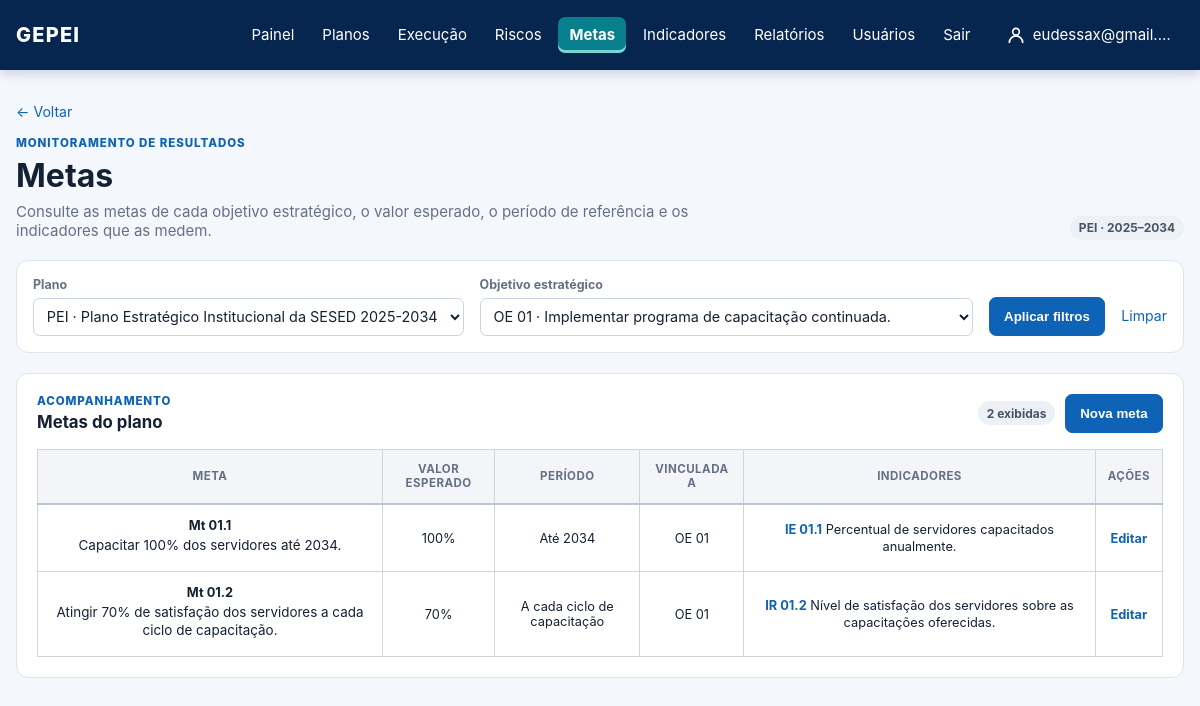
Before: /metas/?plan=1&objective=4 (signed in) with the older database file.
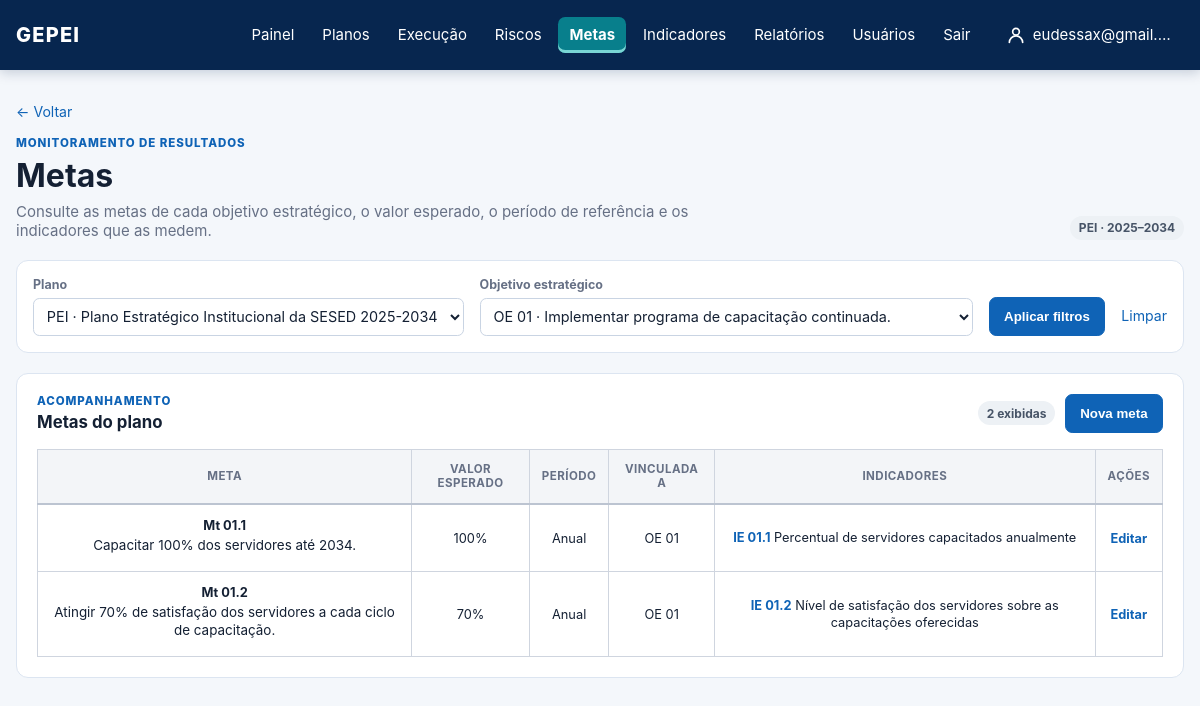
After: the same page with the newer database file.
### core/models.py (models this page shows, shortened)
class StrategicTarget(models.Model):
    artifact = models.ForeignKey(
        PlanArtifact,
        on_delete=models.PROTECT,
        related_name="targets",
    )
    action = models.ForeignKey(
        StrategicAction,
        null=True,
        blank=True,
        on_delete=models.CASCADE,
        related_name="targets",
    )
    code = models.CharField(max_length=30, blank=True)
    description = models.TextField()
    target_value = models.CharField(max_length=120, blank=True)
    unit_of_measure = models.CharField(max_length=80, blank=True)
    reference_period = models.CharField(max_length=120, blank=True)

class Indicator(models.Model):
    class Direction(models.TextChoices):
        HIGHER_IS_BETTER = "MAIOR_MELHOR", "Maior é melhor"
        LOWER_IS_BETTER = "MENOR_MELHOR", "Menor é melhor"
        RANGE = "FAIXA", "Faixa esperada"
    class Frequency(models.TextChoices):
        MONTHLY = "MENSAL", "Mensal"
        BIMONTHLY = "BIMESTRAL", "Bimestral"
        QUARTERLY = "TRIMESTRAL", "Trimestral"
        FOUR_MONTHLY = "QUADRIMESTRAL", "Quadrimestral"
        SEMIANNUAL = "SEMESTRAL", "Semestral"
        ANNUAL = "ANUAL", "Anual"
        BIENNIAL = "BIENAL", "Bienal"
        OTHER = "OUTRA", "Outra"
    class IndicatorType(models.TextChoices):
        EFFORT = "ESFORCO", "Esforço"
        RESULT = "RESULTADO", "Resultado"
    code = models.CharField(max_length=30, blank=True)
    name = models.CharField(max_length=255)
    indicator_type = models.CharField(max_length=10, choices=IndicatorType.choices, blank=True)
    description = models.TextField(blank=True)
    formula = models.TextField(blank=True)
    unit_of_measure = models.CharField(max_length=80, blank=True)
    data_source = models.CharField(max_length=255, blank=True)
    frequency = models.CharField(max_length=16, choices=Frequency.choices, default=Frequency.ANNUAL)
    direction = models.CharField(max_length=16, choices=Direction.choices, default=Direction.HIGHER_IS_BETTER)
    baseline = models.CharField(max_length=120, blank=True)
    responsible_unit = models.ForeignKey(
        OrganizationalUnit,
        null=True,
        blank=True,
        on_delete=models.PROTECT,
        related_name="indicators",
    )
    artifacts = models.ManyToManyField(PlanArtifact, related_name="indicators", blank=True)
    targets = models.ManyToManyField(StrategicTarget, related_name="indicators", blank=True)

class PlanArtifact(models.Model):
    class ArtifactType(models.TextChoices):
        DIMENSION = "DIMENSAO", "Dimensão BSC"
        AXIS = "EIXO", "Eixo Estratégico"
        OBJECTIVE = "OBJETIVO", "Objetivo Estratégico"
        PROJECT = "PROJETO", "Projeto Estratégico"
    plan = models.ForeignKey(Plan, on_delete=models.CASCADE, related_name="artifacts")
    parent = models.ForeignKey("self", null=True, blank=True, on_delete=models.CASCADE)
    artifact_type = models.CharField(max_length=12, choices=ArtifactType.choices)
    code = models.CharField(max_length=30, blank=True)
    title = models.CharField(max_length=255)
    description = models.TextField(blank=True)

### core/views.py (the view)
# urls.py: path("metas/", views.target_overview, name="target_overview"),
@login_required
@permission_required("core.view_strategictarget", raise_exception=True)
def target_overview(request):
    plans = Plan.objects.filter(active=True).order_by("start_date", "acronym")
    selected_plan = request.GET.get("plan", "")
    selected_objective = request.GET.get("objective", "")
    plan = plans.filter(pk=selected_plan).first() if selected_plan.isdigit() else plans.first()
    targets = StrategicTarget.objects.none()
    objectives = PlanArtifact.objects.none()
    if plan:
        objectives = PlanArtifact.objects.filter(
            plan=plan,
            artifact_type=PlanArtifact.ArtifactType.OBJECTIVE,
        ).order_by("code", "title")
        targets = (
            StrategicTarget.objects.filter(artifact__plan=plan)
            .filter(
                Q(action__isnull=True) | Q(action__in=scope_actions(StrategicAction.objects.all(), request.user))
            )
            .select_related("artifact", "action")
            .prefetch_related("indicators")
            .order_by("code", "description")
        )
        if selected_objective.isdigit():
            targets = targets.filter(artifact_id=selected_objective)
    can_add_target = request.user.has_perm("core.add_strategictarget")
    can_edit_target = request.user.has_perm("core.change_strategictarget")
    target_form = None
    editing_target = None
    if request.method == "POST":
        _require_permission(
            request.user,
            "change_strategictarget" if request.POST.get("target_id", "").isdigit() else "add_strategictarget",
        )
    if plan and (can_add_target or can_edit_target):
        form_actions = scope_actions(StrategicAction.objects.all(), request.user)
        if request.method == "POST":
            target_id = request.POST.get("target_id", "")
            if target_id.isdigit():
                _require_permission(request.user, "change_strategictarget")
                editing_target = get_object_or_404(targets, pk=target_id)
            else:
                _require_permission(request.user, "add_strategictarget")
            target_form = StrategicTargetForm(request.POST, instance=editing_target, plan=plan, actions=form_actions)
            if target_form.is_valid():
                target = target_form.save()
                messages.success(request, "Meta atualizada." if editing_target else "Meta cadastrada.")
                return redirect(f"{reverse('target_overview')}?{urlencode({'plan': plan.id})}#meta-{target.id}")
        elif request.GET.get("editar", "").isdigit() and can_edit_target:
            editing_target = get_object_or_404(targets, pk=request.GET["editar"])
            target_form = StrategicTargetForm(instance=editing_target, plan=plan, actions=form_actions)
        elif can_add_target:
            initial = {"artifact": selected_objective} if selected_objective.isdigit() else {}
            target_form = StrategicTargetForm(initial=initial, plan=plan, actions=form_actions)
    return render(
        request,
        "core/target_overview.html",
        {
            "can_add_target": can_add_target,
            "can_edit_target": can_edit_target,
            "target_form": target_form,
            "editing_target": editing_target,
            "plans": plans,
            "objectives": objectives,
            "plan": plan,
            "selected_plan": str(plan.id) if plan else "",
            "selected_objective": selected_objective,
            "targets": targets,
        },
    )

### core/context_processors.py (called while the page is built)
def navigation_plans(request):
    if not request.user.is_authenticated:
        return {"navigation_plans": []}
    return {"navigation_plans": Plan.objects.order_by("acronym", "name")}

### core/permissions.py (called while the page is built, shortened)
def is_administrator(user):
    if user.is_superuser:
        return True
    return user.groups.filter(name__iexact=ADMINISTRATOR_GROUP_NAME).exists()

def user_unit_ids(user):
    if is_administrator(user):
        return None

def scope_actions(queryset, user):
    ids = user_unit_ids(user)
    if ids is None:
        return queryset
    from .models import StrategicAction
    visible = StrategicAction.objects.filter(
        Q(coordinating_unit_id__in=ids) | Q(participating_units__in=ids)
    ).values("pk")
    return queryset.filter(pk__in=visible)

### templates/core/target_overview.html (shortened to what this page needs)
{% extends "base.html" %}
{% block content %}
  <a class="back-link" href="{% url 'dashboard' %}">← Voltar</a>
  <section class="page-heading dashboard-heading">
    <div>
      <p class="eyebrow">Monitoramento de resultados</p>
      <h1>Metas</h1>
      <p>Consulte as metas de cada objetivo estratégico, o valor esperado, o período de referência e os indicadores que as medem.</p>
    </div>
    {% if plan %}<span class="chip chip-neutral">{{ plan.acronym }} · {{ plan.start_date|date:"Y" }}–{{ plan.end_date|date:"Y" }}</span>{% endif %}
  </section>
  <form class="dashboard-filters" method="get" aria-label="Filtros das metas">
    <label>Plano
      <select name="plan">{% for available_plan in plans %}<option value="{{ available_plan.id }}" {% if selected_plan == available_plan.id|stringformat:"s" %}selected{% endif %}>{{ available_plan.acronym }} · {{ available_plan.name }}</option>{% endfor %}</select>
    </label>
    <label class="filter-wide">Objetivo estratégico
      <select name="objective"><option value="">Todos os objetivos</option>{% for objective in objectives %}<option value="{{ objective.id }}" {% if selected_objective == objective.id|stringformat:"s" %}selected{% endif %}>{{ objective.code }} · {{ objective.title }}</option>{% endfor %}</select>
    </label>
    <button class="button button-primary" type="submit">Aplicar filtros</button>
    <a class="clear-filter" href="{% url 'target_overview' %}">Limpar</a>
  </form>
  <section class="panel indicator-list-panel">
    <div class="panel-heading"><div><p class="eyebrow">Acompanhamento</p><h2>Metas do plano</h2></div><div class="panel-heading-actions"><span class="chip chip-neutral">{{ targets|length }} exibida{{ targets|length|pluralize:"s" }}</span>{% if can_add_target and target_form %}<button class="button button-primary" type="button" data-open-target-form>Nova meta</button>{% endif %}</div></div>
    {% if targets %}
      <div class="responsive-table"><table class="indicator-table">
        <thead><tr><th>Meta</th><th>Valor esperado</th><th>Período</th><th>Vinculada a</th><th>Indicadores</th>{% if can_edit_target %}<th>Ações</th>{% endif %}</tr></thead>
        <tbody>
          {% for target in targets %}
            <tr id="meta-{{ target.id }}">
              <td class="indicator-name-cell"><strong>{{ target.code|default:"Meta" }}</strong><span>{{ target.description }}</span></td>
              <td>{{ target.target_value|default:"A definir" }}{% if target.unit_of_measure %} <small>{{ target.unit_of_measure }}</small>{% endif %}</td>
              <td>{{ target.reference_period|default:"A definir" }}</td>
              <td>{% if target.action %}<a href="{% url 'action_plan_detail' target.action.id %}">{{ target.action.code }}</a>{% else %}{{ target.artifact.code|default:target.artifact.title }}{% endif %}</td>
              <td class="indicator-links-cell">
                {% for indicator in target.indicators.all %}<span><a href="{% url 'indicator_detail' indicator.id %}"><strong>{{ indicator.code|default:"Indicador" }}</strong></a> {{ indicator.name }}</span>{% empty %}<span class="muted-text">Nenhum indicador vinculado</span>{% endfor %}
              </td>
              {% if can_edit_target %}<td><a class="text-button" href="?{% if selected_plan %}plan={{ selected_plan }}&amp;{% endif %}{% if selected_objective %}objective={{ selected_objective }}&amp;{% endif %}editar={{ target.id }}">Editar</a></td>{% endif %}
            </tr>
          {% endfor %}
        </tbody>
      </table></div>
    {% else %}
      <div class="empty-state large-empty"><strong>Nenhuma meta encontrada.</strong><span>Altere os filtros{% if can_add_target %} ou use “Nova meta”{% endif %}.</span></div>
    {% endif %}
  </section>
{% endblock %}

Changed rows visible on the page:
changed StrategicTarget "Capacitar 100% dos servidores até 2034.": reference_period "Até 2034" → "Anual"
changed Indicator "IE 01.1": name "Percentual de servidores capacitados anualmente." → "Percentual de servidores capacitados anualmente"
changed StrategicTarget "Atingir 70% de satisfação dos servidores a cada ciclo de capacitação.": reference_period "A cada ciclo de capacitação" → "Anual"
changed Indicator: code "IR 01.2" → "IE 01.2"; name "Nível de satisfação dos servidores sobre as capacitações oferecidas." → "Nível de satisfação dos servidores sobre as capacitações oferecidas"
